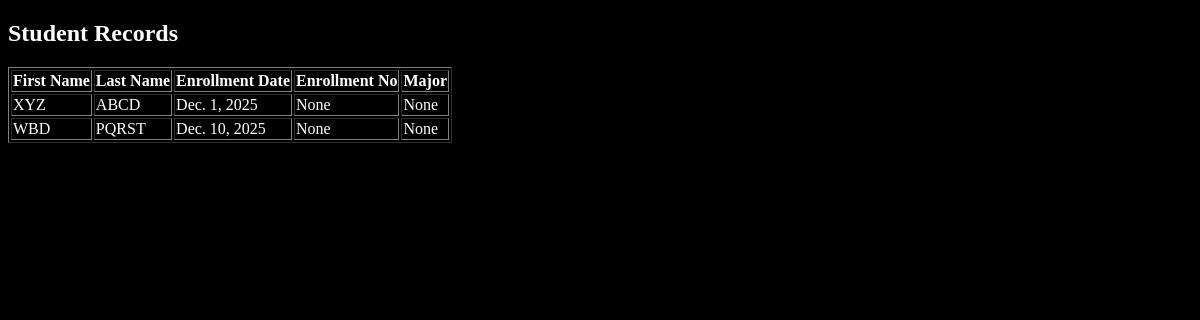
The page /list/ on the database as committed earlier.
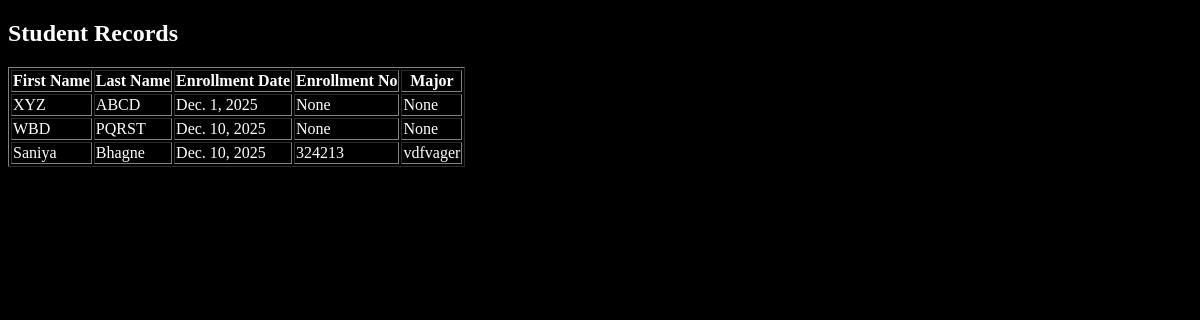
The same page on the database as committed later.
### testModels/models.py (models this page shows)
class Student(models.Model):
    first_name = models.CharField(max_length=30)
    last_name = models.CharField(max_length=30)
    enrollment_date = models.DateField()
    enrollment_number = models.CharField(max_length=50, null=True, blank=True)
    major = models.CharField(max_length=50, null=True, blank=True)

### testModels/views.py (the view)
# urls.py: path('list/', views.student_list, name='student_list'),
def student_list(request):
    stud_list = Student.objects.all()
    return render(request, 'student_list.html', {'students': stud_list})

### templates/student_list.html (shortened to what this page needs)
<!DOCTYPE html>
<html lang="en">
<head>
</head>
<body>
    <h2>Student Records</h2>
    <table border="1">
        <tr>
            <th>First Name</th>
            <th>Last Name</th>
            <th>Enrollment Date</th>
            <th>Enrollment No</th>
            <th>Major</th>
        </tr>
        {% for student in students %}
        <tr>
            <td>{{ student.first_name }}</td>
            <td>{{ student.last_name }}</td>
            <td>{{ student.enrollment_date }}</td>
            <td>{{ student.enrollment_number }}</td>
            <td>{{ student.major }}</td>
        </tr>
        {% endfor %}
</body>
</html>

Rows that differ between the two databases and show on the page:
added Student: first_name "Saniya", last_name "Bhagne", enrollment_date "Dec. 10, 2025", enrollment_number "324213", major "vdfvager"
